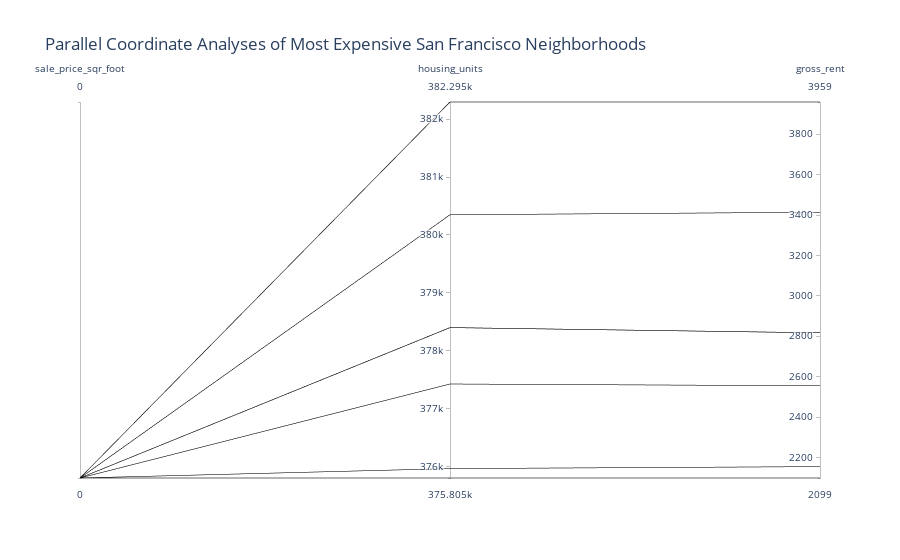

This figure's notebook cell:
### Code cell
# Parallel Coordinates Plot
px.parallel_coordinates(df_expensive_neighborhoods_per_year, 
                        title="Parallel Coordinate Analyses of Most Expensive San Francisco Neighborhoods", 
                        color='sale_price_sqr_foot')

### Figure 1 — Plotly figure (JSON) as saved in the notebook; plotly's stock layout.template omitted (floating-point values rounded to 4 significant figures)
{"data": [{"dimensions": [{"label": "sale_price_sqr_foot", "values": [null, null, null, null, null, null, null, null, null, null]}, {"label": "housing_units", "values": [378401, 380348, 376000.0, 378401, 378401, 378401, 375805, 378401, 377400.0, 382295]}, {"label": "gross_rent", "values": [2817.0, 3414, 2155.0, 2817.0, 2817.0, 2817.0, 2099, 2817.0, 2555.0, 3959]}], "domain": {"x": [0, 1], "y": [0, 1]}, "line": {"color": [null, null, null, null, null, null, null, null, null, null], "coloraxis": "coloraxis"}, "name": "", "type": "parcoords"}], "layout": {"autosize": true, "coloraxis": {"colorbar": {"title": {"text": "sale_price_sqr_foot"}}, "colorscale": [[0, "#0d0887"], [0.1111, "#46039f"], [0.2222, "#7201a8"], [0.3333, "#9c179e"], [0.4444, "#bd3786"], [0.5556, "#d8576b"], [0.6667, "#ed7953"], [0.7778, "#fb9f3a"], [0.8889, "#fdca26"], [1, "#f0f921"]]}, "legend": {"tracegroupgap": 0}, "title": {"text": "Parallel Coordinate Analyses of Most Expensive San Francisco Neighborhoods"}}}
